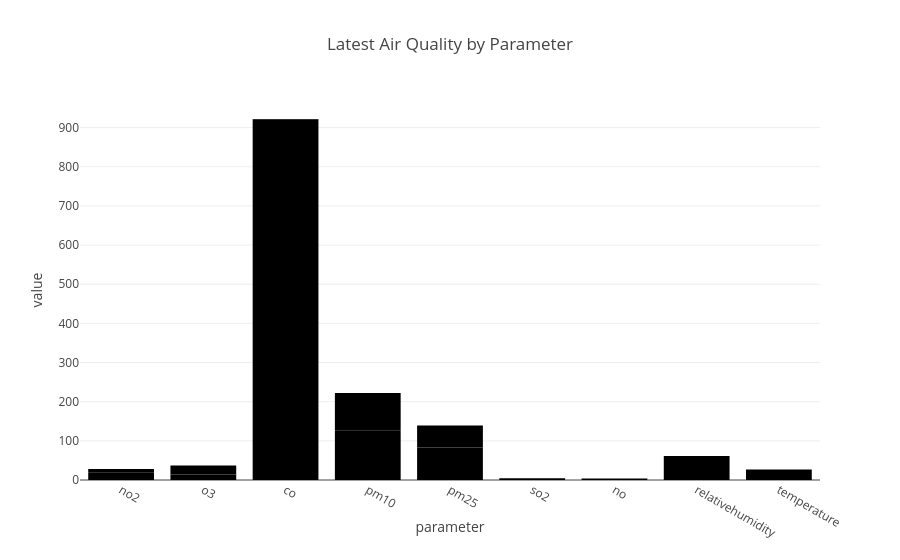
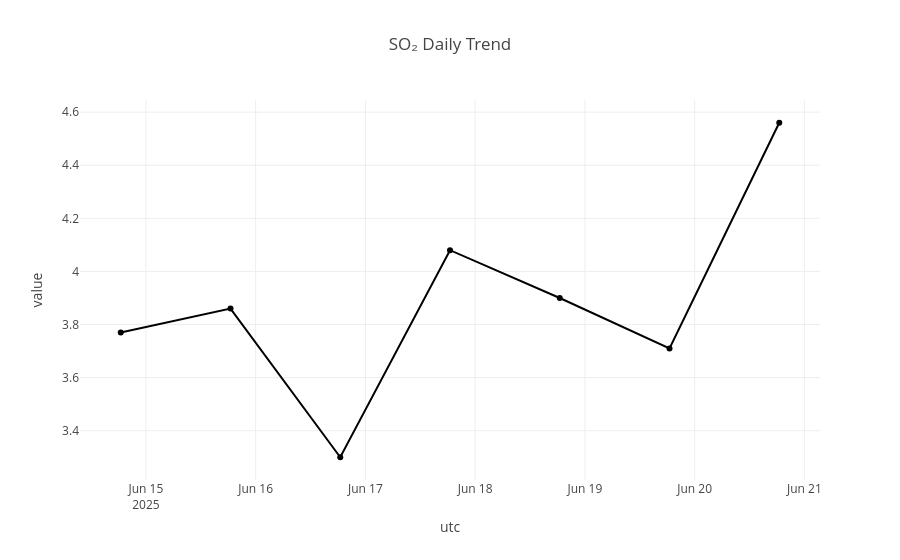
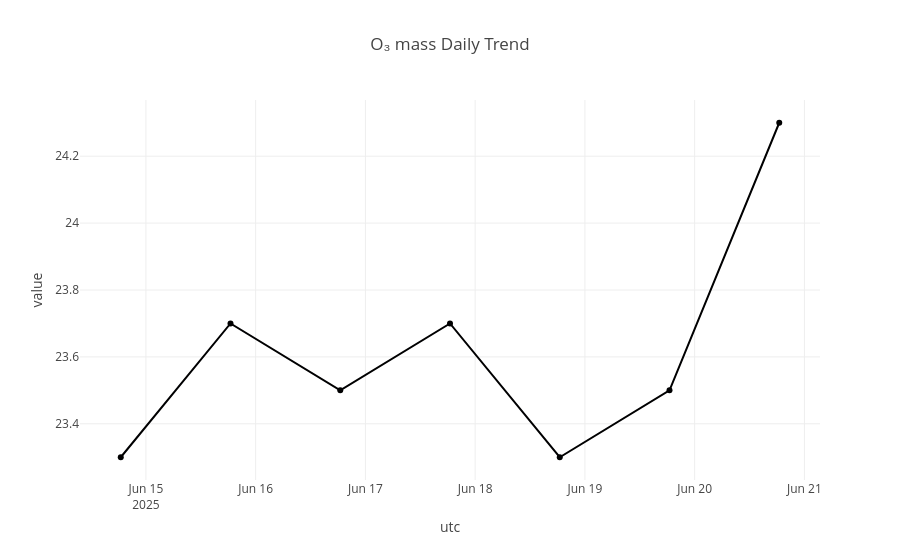
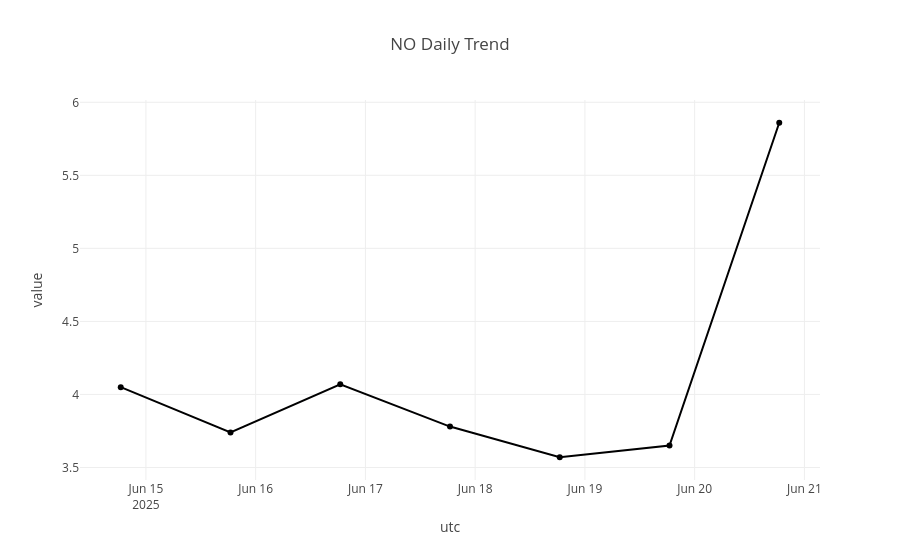

The notebook cell these images were saved under, in order:
### Code cell
address = "Hyderabad, Telangana, India"
lat, lon = get_coordinates(address)

locations = get_nearby_locations(lat, lon, api_key, radius=10000, limit=1)
location_id = locations[0]['id']

df_parameters = pd.DataFrame(get_parameters(api_key))
sensors = get_sensors(location_id, api_key)
sensor_id_to_param = {s['id']: s['parameter'] for s in sensors}
latest = get_latest_by_locationid(location_id, api_key)
df_latest = pd.json_normalize(latest['results'])
df_latest['utc'] = df_latest['datetime.utc']
df_latest['local'] = df_latest['datetime.local']
df_latest['parameter_obj'] = df_latest['sensorsId'].map(sensor_id_to_param)

df_latest['parameter'] = df_latest['parameter_obj'].apply(
    lambda x: x['name'] if isinstance(x, dict) and 'name' in x else None
)


df_latest = df_latest[['parameter', 'value', 'utc', 'local', 'sensorsId']]
df_latest.dropna(subset=['parameter','value'], inplace=True)

print("Data to be plotted:")
print(df_latest[['parameter', 'value']])

if not df_latest.empty:
    fig = px.bar(df_latest, x='parameter', y='value', title='Latest Air Quality by Parameter')
    fig.show()
else:
    print("No valid data to plot.")

date_from = "2025-06-15"
date_to = "2025-06-22"
print("\n--- Daily Trends for Each Sensor ---")

for sensor in sensors:
    sensor_id = sensor['id']
    param_info = sensor['parameter']
    display_name = param_info['displayName'] if isinstance(param_info, dict) else param_info

    print(f"\nSensor ID: {sensor_id}, Parameter: {display_name}")

    results = get_daily_measurements(sensor_id, api_key, date_from, date_to)
    print(f"\nRaw results for Sensor ID {sensor_id}:")
    print(results)

    if results:
        df_daily = pd.DataFrame(results)
        if 'period' in df_daily.columns:
            df_daily['utc'] = pd.to_datetime(df_daily['period'].apply(
                lambda p: p['datetimeFrom']['utc'] if isinstance(p, dict) and 'datetimeFrom' in p else None
            ))
            df_daily['value'] = pd.to_numeric(df_daily['value'], errors='coerce')
            df_daily.dropna(subset=['utc', 'value'], inplace=True)

            if not df_daily.empty:
                fig = px.line(df_daily, x='utc', y='value', title=f"{display_name} Daily Trend", markers=True)
                fig.show()
            else:
                print("No valid data to plot.")
        else:
            print("No 'datetime' in results.")
    else:
        print("No daily data found.")

### Figure 1 — Plotly figure (JSON) as saved in the notebook; plotly's stock layout.template omitted (floating-point values rounded to 4 significant figures)
{"data": [{"hovertemplate": "parameter=%{x}<br>value=%{y}<extra></extra>", "legendgroup": "", "marker": {"color": "#000001", "pattern": {"shape": ""}}, "name": "", "orientation": "v", "showlegend": false, "textposition": "auto", "type": "bar", "x": ["no2", "o3", "co", "pm10", "pm25", "so2", "so2", "o3", "no", "relativehumidity", "co", "no2", "temperature", "pm25", "pm10"], "xaxis": "x", "y": [18.7, 14.1, 920.0, 126.0, 83.0, 0.0, 4.4, 23.2, 3.6, 61.0, 1.99, 9.3, 26.5, 56.0, 96.0], "yaxis": "y"}], "layout": {"barmode": "relative", "legend": {"tracegroupgap": 0}, "title": {"text": "Latest Air Quality by Parameter"}, "xaxis": {"anchor": "y", "domain": [0, 1], "title": {"text": "parameter"}}, "yaxis": {"anchor": "x", "domain": [0, 1], "title": {"text": "value"}}}}

### Figure 2 — Plotly figure (JSON) as saved in the notebook; plotly's stock layout.template omitted (floating-point values rounded to 4 significant figures)
{"data": [{"hovertemplate": "utc=%{x}<br>value=%{y}<extra></extra>", "legendgroup": "", "line": {"color": "#000001", "dash": "solid"}, "marker": {"symbol": "circle"}, "mode": "lines+markers", "name": "", "orientation": "v", "showlegend": false, "type": "scatter", "x": ["2025-06-14T18:30:00.000000000", "2025-06-15T18:30:00.000000000", "2025-06-16T18:30:00.000000000", "2025-06-17T18:30:00.000000000", "2025-06-18T18:30:00.000000000", "2025-06-19T18:30:00.000000000", "2025-06-20T18:30:00.000000000"], "xaxis": "x", "y": [3.77, 3.86, 3.3, 4.08, 3.9, 3.71, 4.56], "yaxis": "y"}], "layout": {"legend": {"tracegroupgap": 0}, "title": {"text": "SO₂ Daily Trend"}, "xaxis": {"anchor": "y", "domain": [0, 1], "title": {"text": "utc"}}, "yaxis": {"anchor": "x", "domain": [0, 1], "title": {"text": "value"}}}}

### Figure 3 — Plotly figure (JSON) as saved in the notebook; plotly's stock layout.template omitted (floating-point values rounded to 4 significant figures)
{"data": [{"hovertemplate": "utc=%{x}<br>value=%{y}<extra></extra>", "legendgroup": "", "line": {"color": "#000001", "dash": "solid"}, "marker": {"symbol": "circle"}, "mode": "lines+markers", "name": "", "orientation": "v", "showlegend": false, "type": "scatter", "x": ["2025-06-14T18:30:00.000000000", "2025-06-15T18:30:00.000000000", "2025-06-16T18:30:00.000000000", "2025-06-17T18:30:00.000000000", "2025-06-18T18:30:00.000000000", "2025-06-19T18:30:00.000000000", "2025-06-20T18:30:00.000000000"], "xaxis": "x", "y": [23.3, 23.7, 23.5, 23.7, 23.3, 23.5, 24.3], "yaxis": "y"}], "layout": {"legend": {"tracegroupgap": 0}, "title": {"text": "O₃ mass Daily Trend"}, "xaxis": {"anchor": "y", "domain": [0, 1], "title": {"text": "utc"}}, "yaxis": {"anchor": "x", "domain": [0, 1], "title": {"text": "value"}}}}

### Figure 4 — Plotly figure (JSON) as saved in the notebook; plotly's stock layout.template omitted (floating-point values rounded to 4 significant figures)
{"data": [{"hovertemplate": "utc=%{x}<br>value=%{y}<extra></extra>", "legendgroup": "", "line": {"color": "#000001", "dash": "solid"}, "marker": {"symbol": "circle"}, "mode": "lines+markers", "name": "", "orientation": "v", "showlegend": false, "type": "scatter", "x": ["2025-06-14T18:30:00.000000000", "2025-06-15T18:30:00.000000000", "2025-06-16T18:30:00.000000000", "2025-06-17T18:30:00.000000000", "2025-06-18T18:30:00.000000000", "2025-06-19T18:30:00.000000000", "2025-06-20T18:30:00.000000000"], "xaxis": "x", "y": [4.05, 3.74, 4.07, 3.78, 3.57, 3.65, 5.86], "yaxis": "y"}], "layout": {"legend": {"tracegroupgap": 0}, "title": {"text": "NO Daily Trend"}, "xaxis": {"anchor": "y", "domain": [0, 1], "title": {"text": "utc"}}, "yaxis": {"anchor": "x", "domain": [0, 1], "title": {"text": "value"}}}}
